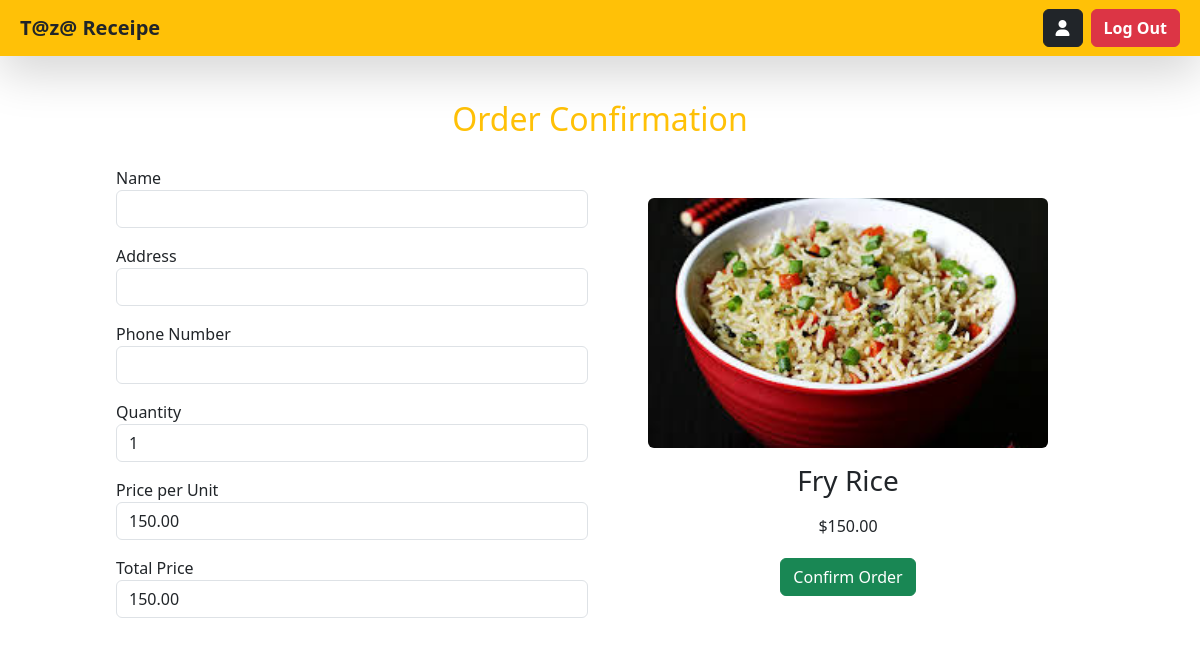
/order/1/ (signed in), run on the app's committed database.
### my_app/models.py (models this page shows, shortened)
class Recipe(models.Model):
    name = models.CharField(max_length=255)
    description = models.TextField()
    price = models.DecimalField(max_digits=10, decimal_places=2)
    image = models.ImageField(upload_to='recipes/' , default='default_image.jpg')
    created_at = models.DateTimeField(auto_now_add=True)

### my_app/views.py (the view, shortened to what this page needs)
# urls.py: path('order/<int:recipe_id>/', order_page, name='order'),
@login_required(login_url='/login/')
def order_page(request, recipe_id):
    recipe = get_object_or_404(Recipe, id=recipe_id)
    return render(request, 'order.html', {'recipe': recipe})

### my_app/templates/order.html (shortened to what this page needs)
{% extends 'base.html' %}
{% block content %}
<div class="container col-10 p-3 mt-2">
    <div class="container col-6 p-1 px-5 mt-3 text-center text-warning">
        <h2>Order Confirmation</h2>
    </div>
    <form id="order-form" method="post" action="{% url 'confirm_order' %}">
        <div class="row">
            <div class="col-6">
                <div class="form-group mt-3">
                    <label for="username">Name</label>
                    <input type="text" class="form-control" id="username" name="username" required>
                </div>
                <div class="form-group mt-3">
                    <label for="address">Address</label>
                    <input type="text" class="form-control" id="address" name="address" required>
                </div>
                <div class="form-group mt-3">
                    <label for="phone">Phone Number</label>
                    <input type="text" class="form-control" id="phone" name="phone" required>
                </div>
                <div class="form-group mt-3">
                    <label for="quantity">Quantity</label>
                    <input type="number" class="form-control" id="quantity" name="quantity" min="1" value="1" required>
                </div>
                <div class="form-group mt-3">
                    <label for="price">Price per Unit</label>
                    <input type="text" class="form-control" id="price" name="price" value="{{ recipe.price }}" readonly>
                </div>
                <div class="form-group mt-3">
                    <label for="total">Total Price</label>
                    <input type="text" class="form-control" id="total" name="total" value="{{ recipe.price }}" readonly>
                </div>
            </div>
            <div class="col-6">
                <div class="p-4 m-auto mt-4 text-center">
                    <img class="rounded" src="{{ recipe.image.url }}" alt="{{ recipe.name }}" width="400" style="height: 250px; object-fit: cover;">
                    <h3 class="card-title mt-3">{{ recipe.name }}</h3>
                    <p class="card-text mt-3">${{ recipe.price }}</p>
                    <button type="submit" class="btn btn-success mt-1">Confirm Order</button>
                </div>
            </div>
        </div>
    </form>
</div>
{% endblock %}

### data on the page
Recipe: price "150.00", total "150.00", image (picture), name "Fry Rice"
